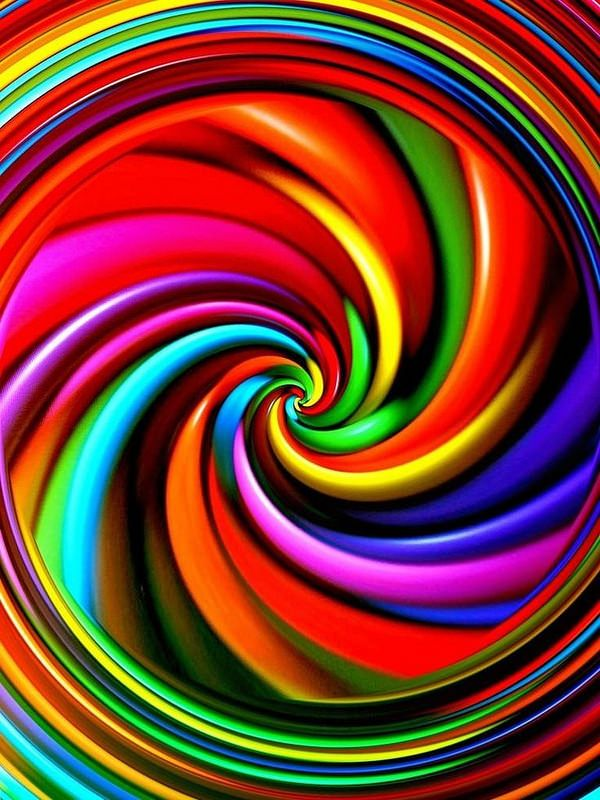
#> input picture Computer Vision/1.jpg, 600 x 800 px
$ jupyter execute rgb_to_grey_converter.ipynb
#> lines starting #> are read from the running program, lines starting #| are printed output that depends on the picture
# Descriptive Implementation of RGB to Greyscale Conversion

Methods used are :
1. Averaging RGB values
2. Selecting any one channel and making its value as greyscale

Importing Libraries

[cell 1]
import cv2
import numpy as np
import matplotlib.pyplot as plt

[cell 2]
import warnings
warnings.filterwarnings('ignore')

Reading Images

[cell 3]
x = cv2.imread("1.jpg")
#> x is the input picture: shape (800, 600, 3); mean B, G, R 48, 59.5, 126.6
x = cv2.cvtColor(x, cv2.COLOR_BGR2RGB)

[cell 4]
x.shape
#> Out = (800, 600, 3)

[cell 5]
x = np.array(x)
plt.imshow(x)
plt.title("Grayscale Image")
plt.axis('off')      # Hide x and y axes
plt.show()

[cell 6]
x[0]
#> Out = 600 rows, first 8: [149, 8, 14], [133, 1, 0], [130, 13, 0], [139, 40, 0], [159, 78, 0], [206, 139, 0], [245, 187, 17], [249, 193, 18]

[cell 7]
avg_gry = []

for i in x:
    gry_row = []
    for j in i:
        gry_row.append(int(sum(j) / 3))
    avg_gry.append(gry_row)
#> after the loop, avg_gry = 800 items

[cell 8]
plt.imshow(avg_gry, cmap='gray')
plt.title("Grayscale Image")
plt.axis('off')      # Hide x and y axes
plt.show()
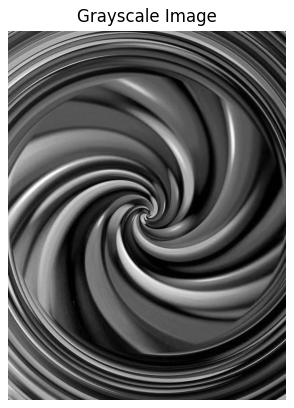
#> figure drawn by matplotlib, 1 panel

# Now we will select only one channel and treat it's value as greyscale values

For Red

[cell 9]
red = x[ :, :, 0]
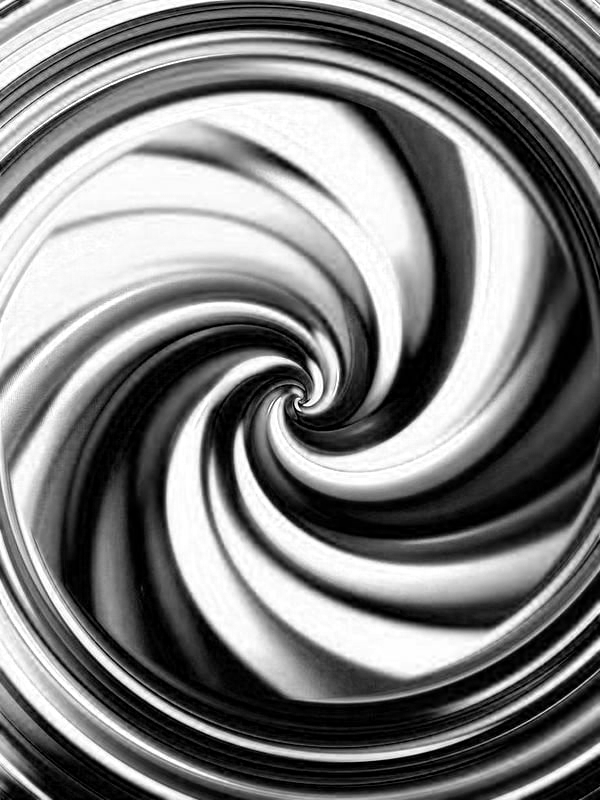
#> red: shape (800, 600); min 0, max 255, mean 126.6

[cell 10]
plt.imshow(red, cmap='gray')
plt.title("Grayscale Image")
plt.axis('off')      # Hide x and y axes
plt.show()

For Green

[cell 11]
green = x[:,:,1]
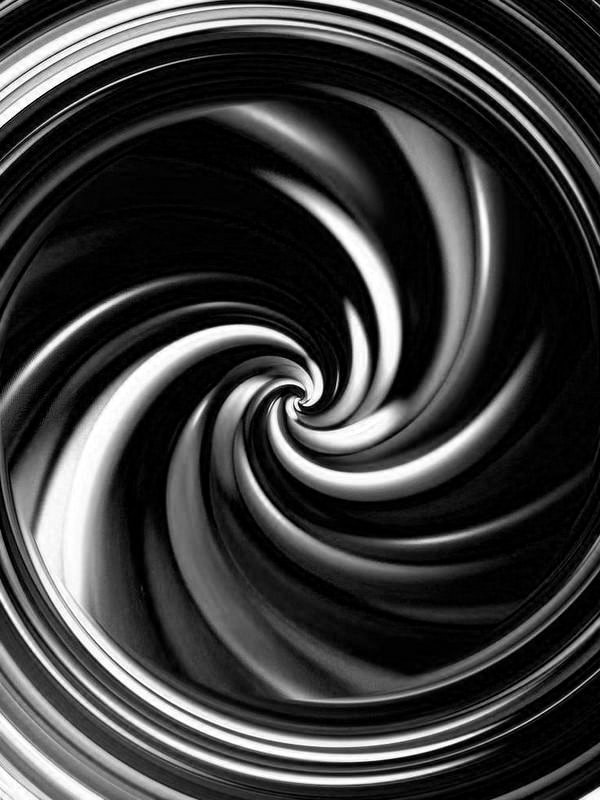
#> green: shape (800, 600); min 0, max 255, mean 59.5

[cell 12]
plt.imshow(green, cmap='gray')
plt.title("Grayscale Image")
plt.axis('off')      # Hide x and y axes
plt.show()

For Blue

[cell 13]
blue = x[:,:,2]
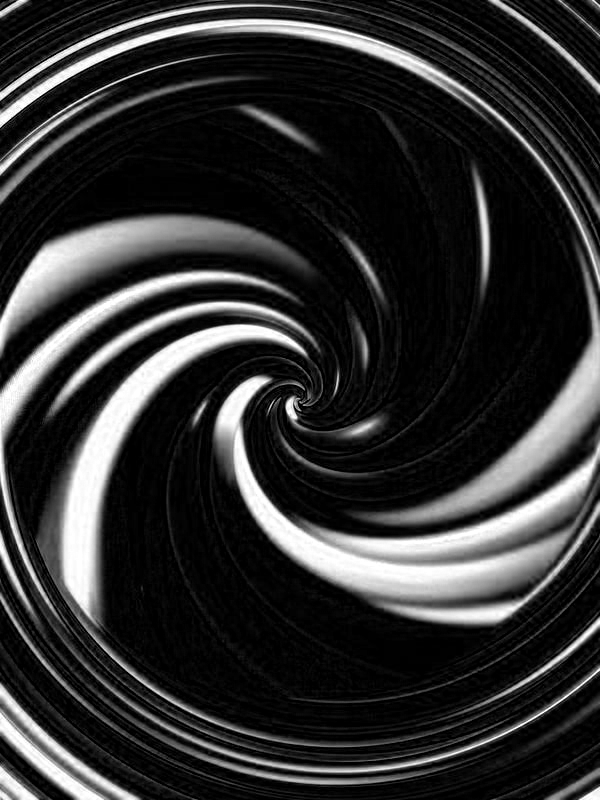
#> blue: shape (800, 600); min 0, max 255, mean 48
